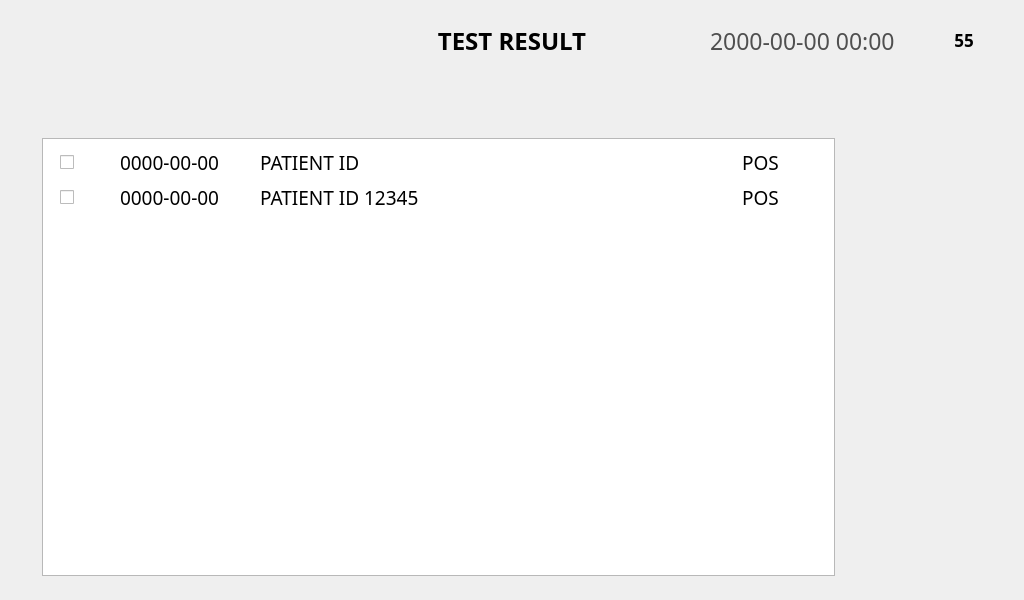
<?xml version="1.0" encoding="UTF-8"?>
<ui version="4.0">
 <class>ResultListWindow</class>
 <widget class="QMainWindow" name="ResultListWindow">
  <property name="geometry">
   <rect>
    <x>0</x>
    <y>0</y>
    <width>1024</width>
    <height>600</height>
   </rect>
  </property>
  <property name="windowTitle">
   <string notr="true">Home</string>
  </property>
  <property name="unifiedTitleAndToolBarOnMac">
   <bool>false</bool>
  </property>
  <widget class="QWidget" name="centralwidget">
   <widget class="QPushButton" name="pushButton_ResultListBackArrow">
    <property name="geometry">
     <rect>
      <x>14</x>
      <y>16</y>
      <width>50</width>
      <height>50</height>
     </rect>
    </property>
    <property name="font">
     <font>
      <family>Arial</family>
      <pointsize>12</pointsize>
      <weight>75</weight>
      <bold>true</bold>
     </font>
    </property>
    <property name="text">
     <string/>
    </property>
    <property name="icon">
     <iconset>
      <normaloff>image/Icon/BackArrow.png</normaloff>image/Icon/BackArrow.png</iconset>
    </property>
    <property name="flat">
     <bool>true</bool>
    </property>
   </widget>
   <widget class="QPushButton" name="pushButton_RListHome">
    <property name="geometry">
     <rect>
      <x>878</x>
      <y>170</y>
      <width>102</width>
      <height>102</height>
     </rect>
    </property>
    <property name="text">
     <string/>
    </property>
    <property name="icon">
     <iconset>
      <normaloff>image/06_Result/Result_Home.png</normaloff>image/06_Result/Result_Home.png</iconset>
    </property>
    <property name="iconSize">
     <size>
      <width>102</width>
      <height>102</height>
     </size>
    </property>
    <property name="flat">
     <bool>true</bool>
    </property>
   </widget>
   <widget class="QPushButton" name="pushButton_RListSend">
    <property name="geometry">
     <rect>
      <x>878</x>
      <y>282</y>
      <width>102</width>
      <height>102</height>
     </rect>
    </property>
    <property name="text">
     <string/>
    </property>
    <property name="icon">
     <iconset>
      <normaloff>image/06_Result/Result_Send.png</normaloff>image/06_Result/Result_Send.png</iconset>
    </property>
    <property name="iconSize">
     <size>
      <width>102</width>
      <height>102</height>
     </size>
    </property>
    <property name="flat">
     <bool>true</bool>
    </property>
   </widget>
   <widget class="QPushButton" name="pushButton_RListDelete">
    <property name="geometry">
     <rect>
      <x>878</x>
      <y>394</y>
      <width>102</width>
      <height>102</height>
     </rect>
    </property>
    <property name="text">
     <string/>
    </property>
    <property name="icon">
     <iconset>
      <normaloff>image/07_TestResult/TestResult_Delete.png</normaloff>image/07_TestResult/TestResult_Delete.png</iconset>
    </property>
    <property name="iconSize">
     <size>
      <width>102</width>
      <height>102</height>
     </size>
    </property>
    <property name="flat">
     <bool>true</bool>
    </property>
   </widget>
   <widget class="QLabel" name="label_2">
    <property name="geometry">
     <rect>
      <x>934</x>
      <y>26</y>
      <width>64</width>
      <height>30</height>
     </rect>
    </property>
    <property name="text">
     <string/>
    </property>
    <property name="pixmap">
     <pixmap>image/Icon/Battery_Icon-050.png</pixmap>
    </property>
   </widget>
   <widget class="QLabel" name="label_4">
    <property name="geometry">
     <rect>
      <x>42</x>
      <y>93</y>
      <width>793</width>
      <height>37</height>
     </rect>
    </property>
    <property name="frameShape">
     <enum>QFrame::NoFrame</enum>
    </property>
    <property name="text">
     <string/>
    </property>
    <property name="pixmap">
     <pixmap>image/07_TestResult/TestResult_TableBar.png</pixmap>
    </property>
    <property name="alignment">
     <set>Qt::AlignCenter</set>
    </property>
   </widget>
   <widget class="QTextBrowser" name="textBrowser">
    <property name="geometry">
     <rect>
      <x>42</x>
      <y>138</y>
      <width>793</width>
      <height>438</height>
     </rect>
    </property>
    <property name="frameShadow">
     <enum>QFrame::Raised</enum>
    </property>
   </widget>
   <widget class="QCheckBox" name="checkBox">
    <property name="geometry">
     <rect>
      <x>60</x>
      <y>150</y>
      <width>25</width>
      <height>25</height>
     </rect>
    </property>
    <property name="sizeIncrement">
     <size>
      <width>0</width>
      <height>0</height>
     </size>
    </property>
    <property name="text">
     <string/>
    </property>
   </widget>
   <widget class="QCheckBox" name="checkBox_2">
    <property name="geometry">
     <rect>
      <x>60</x>
      <y>185</y>
      <width>25</width>
      <height>25</height>
     </rect>
    </property>
    <property name="sizeIncrement">
     <size>
      <width>0</width>
      <height>0</height>
     </size>
    </property>
    <property name="text">
     <string/>
    </property>
   </widget>
   <widget class="QLabel" name="label_5">
    <property name="geometry">
     <rect>
      <x>120</x>
      <y>150</y>
      <width>120</width>
      <height>25</height>
     </rect>
    </property>
    <property name="font">
     <font>
      <family>Pretendard</family>
      <pointsize>14</pointsize>
      <weight>50</weight>
      <bold>false</bold>
     </font>
    </property>
    <property name="text">
     <string>0000-00-00</string>
    </property>
   </widget>
   <widget class="QLabel" name="label_6">
    <property name="geometry">
     <rect>
      <x>260</x>
      <y>150</y>
      <width>380</width>
      <height>25</height>
     </rect>
    </property>
    <property name="font">
     <font>
      <family>Pretendard</family>
      <pointsize>14</pointsize>
      <weight>50</weight>
      <bold>false</bold>
     </font>
    </property>
    <property name="text">
     <string>PATIENT ID</string>
    </property>
   </widget>
   <widget class="QLabel" name="label_7">
    <property name="geometry">
     <rect>
      <x>700</x>
      <y>150</y>
      <width>121</width>
      <height>25</height>
     </rect>
    </property>
    <property name="font">
     <font>
      <family>Pretendard</family>
      <pointsize>14</pointsize>
      <weight>50</weight>
      <bold>false</bold>
     </font>
    </property>
    <property name="text">
     <string>POS</string>
    </property>
    <property name="alignment">
     <set>Qt::AlignCenter</set>
    </property>
   </widget>
   <widget class="QLabel" name="label_9">
    <property name="geometry">
     <rect>
      <x>120</x>
      <y>185</y>
      <width>120</width>
      <height>25</height>
     </rect>
    </property>
    <property name="font">
     <font>
      <family>Pretendard</family>
      <pointsize>14</pointsize>
      <weight>50</weight>
      <bold>false</bold>
     </font>
    </property>
    <property name="text">
     <string>0000-00-00</string>
    </property>
   </widget>
   <widget class="QLabel" name="label_10">
    <property name="geometry">
     <rect>
      <x>260</x>
      <y>185</y>
      <width>380</width>
      <height>25</height>
     </rect>
    </property>
    <property name="font">
     <font>
      <family>Pretendard</family>
      <pointsize>14</pointsize>
      <weight>50</weight>
      <bold>false</bold>
     </font>
    </property>
    <property name="text">
     <string>PATIENT ID 12345</string>
    </property>
   </widget>
   <widget class="QLabel" name="label_11">
    <property name="geometry">
     <rect>
      <x>700</x>
      <y>185</y>
      <width>121</width>
      <height>25</height>
     </rect>
    </property>
    <property name="font">
     <font>
      <family>Pretendard</family>
      <pointsize>14</pointsize>
      <weight>50</weight>
      <bold>false</bold>
     </font>
    </property>
    <property name="text">
     <string>POS</string>
    </property>
    <property name="alignment">
     <set>Qt::AlignCenter</set>
    </property>
   </widget>
   <widget class="QLabel" name="label">
    <property name="geometry">
     <rect>
      <x>407</x>
      <y>24</y>
      <width>210</width>
      <height>34</height>
     </rect>
    </property>
    <property name="palette">
     <palette>
      <active>
       <colorrole role="WindowText">
        <brush brushstyle="SolidPattern">
         <color alpha="255">
          <red>0</red>
          <green>0</green>
          <blue>0</blue>
         </color>
        </brush>
       </colorrole>
      </active>
      <inactive>
       <colorrole role="WindowText">
        <brush brushstyle="SolidPattern">
         <color alpha="255">
          <red>0</red>
          <green>0</green>
          <blue>0</blue>
         </color>
        </brush>
       </colorrole>
      </inactive>
      <disabled>
       <colorrole role="WindowText">
        <brush brushstyle="SolidPattern">
         <color alpha="255">
          <red>120</red>
          <green>120</green>
          <blue>120</blue>
         </color>
        </brush>
       </colorrole>
      </disabled>
     </palette>
    </property>
    <property name="font">
     <font>
      <family>Pretendard</family>
      <pointsize>18</pointsize>
      <weight>75</weight>
      <bold>true</bold>
     </font>
    </property>
    <property name="text">
     <string>TEST RESULT</string>
    </property>
    <property name="alignment">
     <set>Qt::AlignCenter</set>
    </property>
   </widget>
   <widget class="QLabel" name="label_BatteryGuage">
    <property name="geometry">
     <rect>
      <x>945</x>
      <y>25</y>
      <width>38</width>
      <height>30</height>
     </rect>
    </property>
    <property name="palette">
     <palette>
      <active>
       <colorrole role="WindowText">
        <brush brushstyle="SolidPattern">
         <color alpha="255">
          <red>0</red>
          <green>0</green>
          <blue>0</blue>
         </color>
        </brush>
       </colorrole>
      </active>
      <inactive>
       <colorrole role="WindowText">
        <brush brushstyle="SolidPattern">
         <color alpha="255">
          <red>0</red>
          <green>0</green>
          <blue>0</blue>
         </color>
        </brush>
       </colorrole>
      </inactive>
      <disabled>
       <colorrole role="WindowText">
        <brush brushstyle="SolidPattern">
         <color alpha="255">
          <red>120</red>
          <green>120</green>
          <blue>120</blue>
         </color>
        </brush>
       </colorrole>
      </disabled>
     </palette>
    </property>
    <property name="font">
     <font>
      <family>Pretendard</family>
      <pointsize>13</pointsize>
      <weight>75</weight>
      <bold>true</bold>
     </font>
    </property>
    <property name="text">
     <string>55</string>
    </property>
    <property name="alignment">
     <set>Qt::AlignCenter</set>
    </property>
   </widget>
   <widget class="QLabel" name="label_DateNClock">
    <property name="geometry">
     <rect>
      <x>710</x>
      <y>24</y>
      <width>210</width>
      <height>34</height>
     </rect>
    </property>
    <property name="palette">
     <palette>
      <active>
       <colorrole role="WindowText">
        <brush brushstyle="SolidPattern">
         <color alpha="255">
          <red>79</red>
          <green>79</green>
          <blue>79</blue>
         </color>
        </brush>
       </colorrole>
      </active>
      <inactive>
       <colorrole role="WindowText">
        <brush brushstyle="SolidPattern">
         <color alpha="255">
          <red>79</red>
          <green>79</green>
          <blue>79</blue>
         </color>
        </brush>
       </colorrole>
      </inactive>
      <disabled>
       <colorrole role="WindowText">
        <brush brushstyle="SolidPattern">
         <color alpha="255">
          <red>120</red>
          <green>120</green>
          <blue>120</blue>
         </color>
        </brush>
       </colorrole>
      </disabled>
     </palette>
    </property>
    <property name="font">
     <font>
      <family>Pretendard</family>
      <pointsize>17</pointsize>
      <weight>50</weight>
      <bold>false</bold>
     </font>
    </property>
    <property name="text">
     <string>2000-00-00 00:00</string>
    </property>
    <property name="alignment">
     <set>Qt::AlignLeading|Qt::AlignLeft|Qt::AlignVCenter</set>
    </property>
   </widget>
  </widget>
 </widget>
 <resources/>
 <connections/>
</ui>
